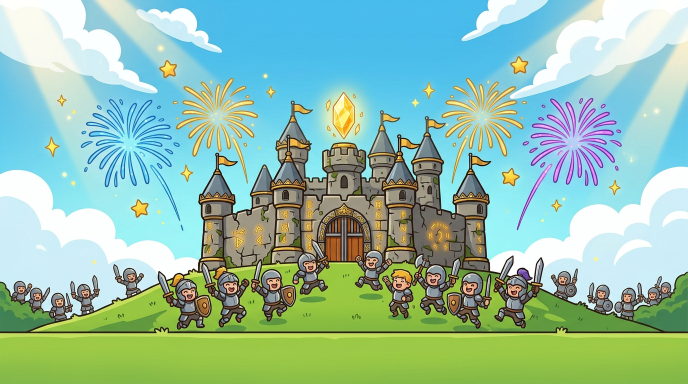
#> input picture ui-screens/raw/victory_raw.png, 1376 x 768 px (shown at 1/2 size)
$ python uiproc.py
#> lines starting #> are read from the running program, lines starting #| are printed output that depends on the picture
"""پردازش صفحه‌های پیروزی/شکست: برش وسط به نسبت ۱۶:۹ و مقیاس دقیق به ۱۹۲۰×۱۰۸۰.

خروجی‌ها PNG بدون آلفا (پس‌زمینهٔ تمام‌صفحه) و آمادهٔ Construct 3:
  victory_screen.png , defeat_screen.png

Usage:  python3 uiproc.py
"""
import os

from PIL import Image, ImageFilter

HERE = os.path.dirname(os.path.abspath(__file__))
RAW = f"{HERE}/raw"
OUT = HERE
W, H = 1920, 1080
TARGET_RATIO = W / H

SCREENS = {
    "victory_raw.png": "victory_screen.png",
    "defeat_raw.png": "defeat_screen.png",
}


def cover_crop(im):
    """برش وسط به نسبت ۱۶:۹ (بدون حذف نواحی بالا/پایین که فضای متن‌اند)."""
    w, h = im.size
    ratio = w / h
    if ratio > TARGET_RATIO:      # تصویر پهن‌تر است: از پهنا کم کن
        nw = round(h * TARGET_RATIO)
        box = ((w - nw) // 2, 0, (w - nw) // 2 + nw, h)
    else:                          # تصویر بلندتر است: از ارتفاع کم کن
        nh = round(w / TARGET_RATIO)
        box = (0, (h - nh) // 2, w, (h - nh) // 2 + nh)
    return im.crop(box)


if __name__ == "__main__":
    for src, dst in SCREENS.items():
        im = Image.open(f"{RAW}/{src}").convert("RGB")
#> im is the input picture: PIL image 1376x768 RGB; mean R, G, B 147.4, 190.9, 169.9
        im = cover_crop(im).resize((W, H), Image.LANCZOS)
#> in cover_crop, `return im.crop(box)`:
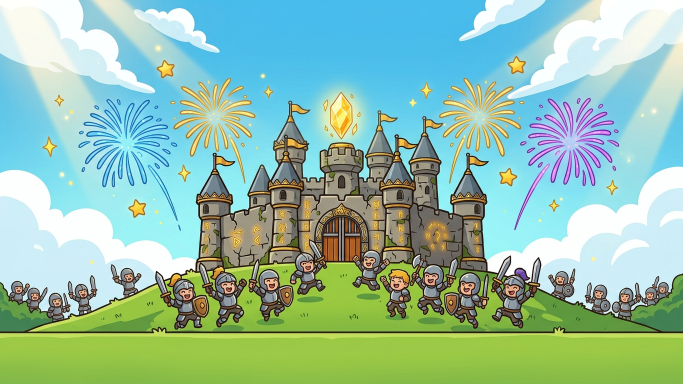
#> returned value: PIL image 1365x768 RGB (shown at 1/2 size); mean R, G, B 147.2, 190.7, 169.7
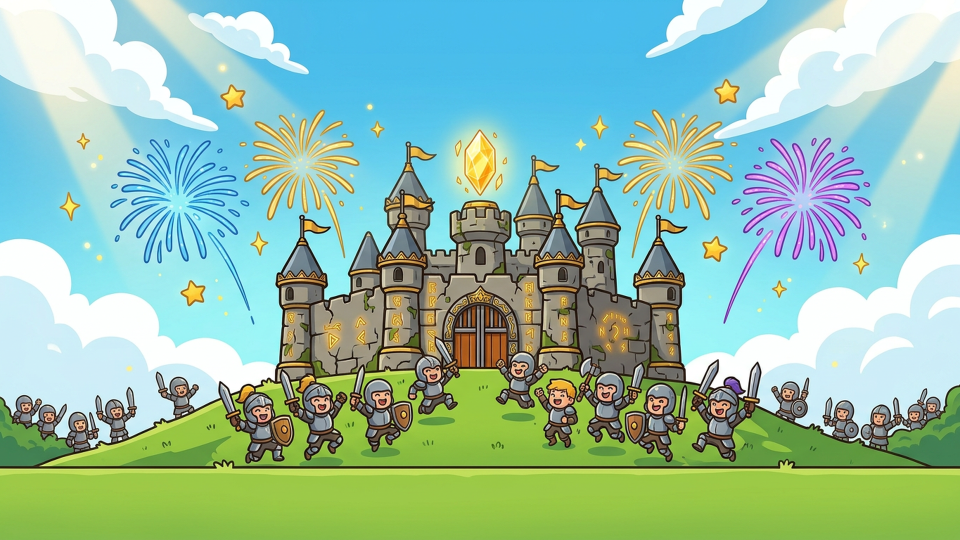
#> im: PIL image 1920x1080 RGB (shown at 1/2 size); mean R, G, B 147.2, 190.7, 169.8
        im = im.filter(ImageFilter.UnsharpMask(radius=2, percent=60, threshold=2))
        im.save(f"{OUT}/{dst}", optimize=True)
        print(dst, im.size, im.mode)
#| victory_screen.png (1920, 1080) RGB
#> pass 2 of the loop `for src, dst in SCREENS.items():`:
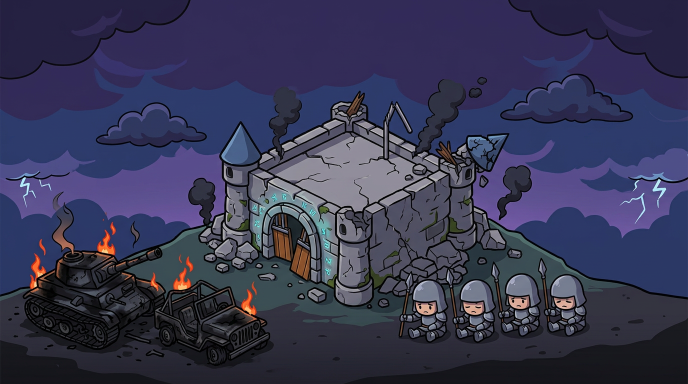
#> input picture ui-screens/raw/defeat_raw.png, 1376 x 768 px (shown at 1/2 size)
#> im is the input picture: PIL image 1376x768 RGB; mean R, G, B 55.4, 55.8, 84
#> in cover_crop (call 2), `return im.crop(box)`:
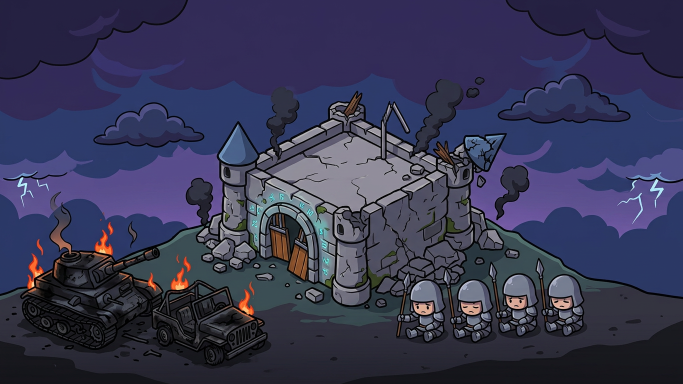
#> returned value: PIL image 1365x768 RGB (shown at 1/2 size); mean R, G, B 55.5, 55.9, 84
#> `im = im.filter(ImageFilter.UnsharpMask(radius=2, percent=60, threshold..`:
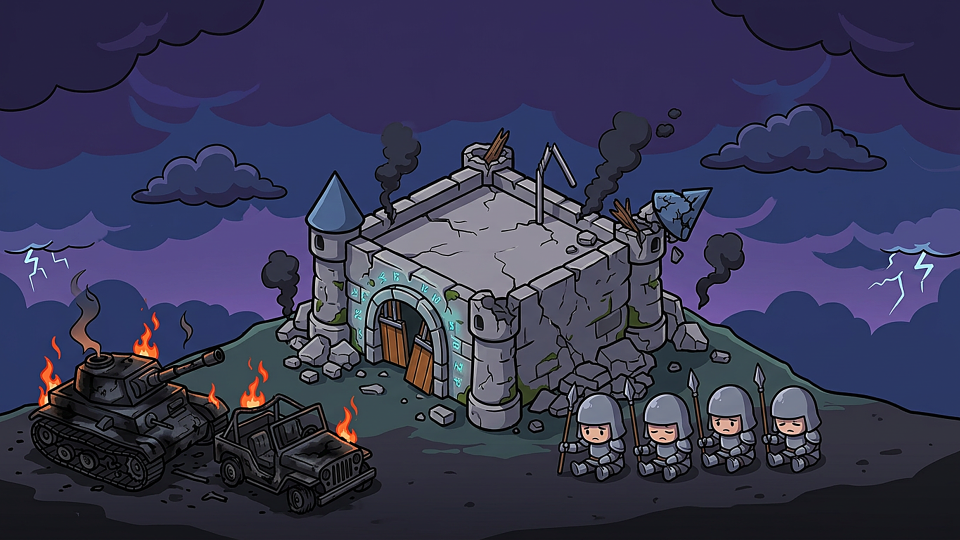
#> im: PIL image 1920x1080 RGB (shown at 1/2 size); mean R, G, B 56.2, 56.6, 84.6
#| defeat_screen.png (1920, 1080) RGB
